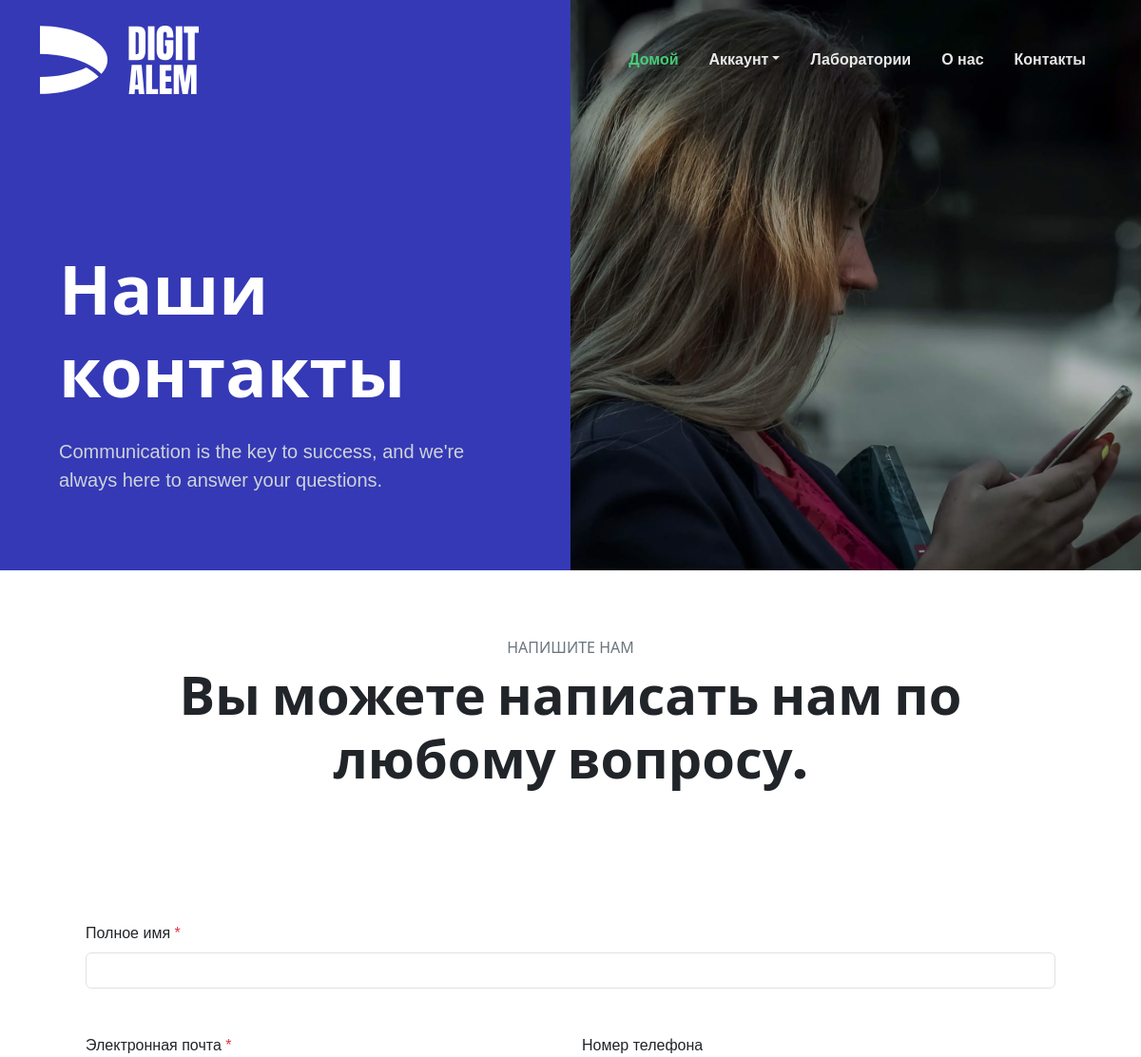
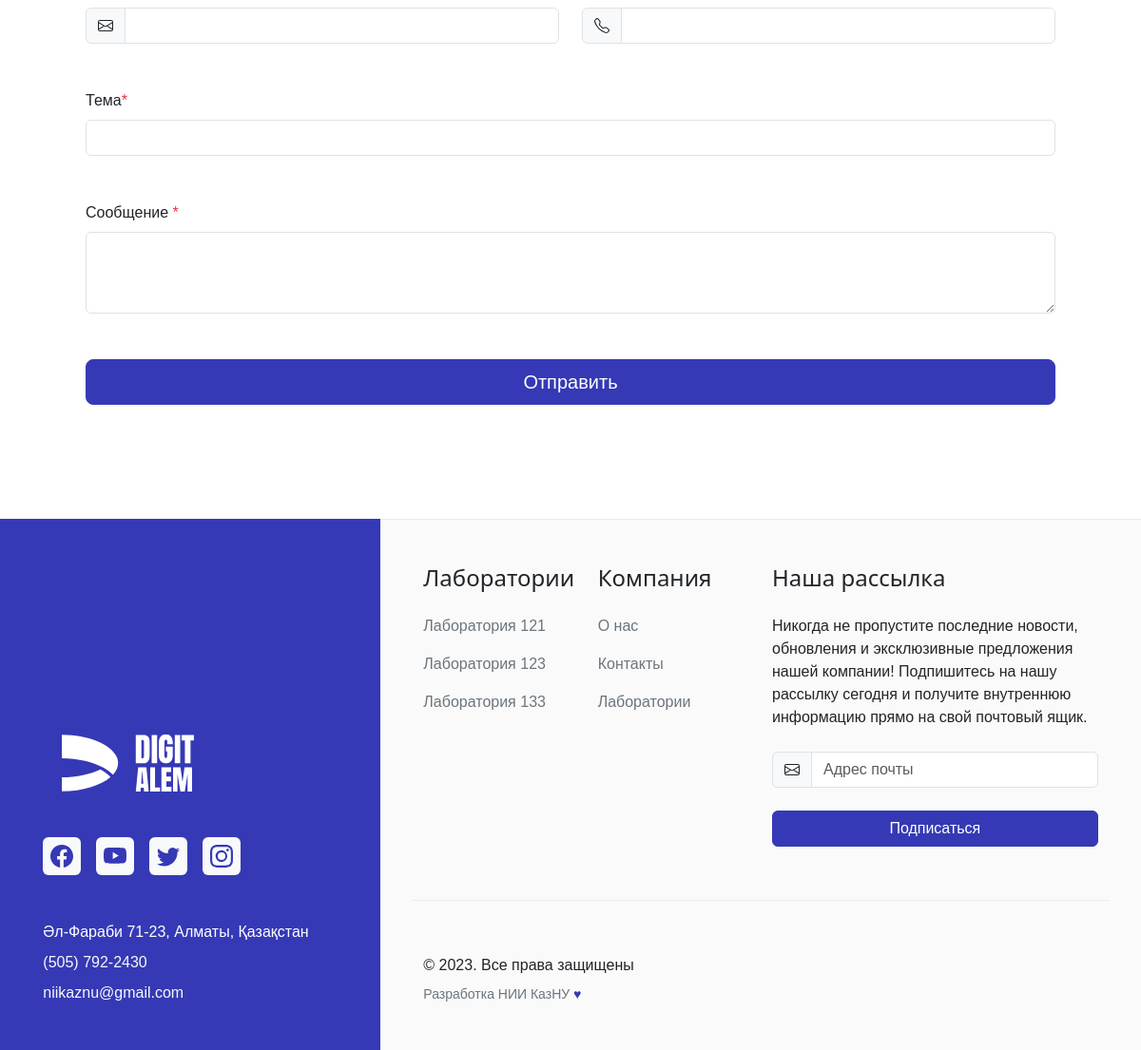
Screenshot of /contacts with the database file from the repository (2 pictures, top to bottom).
### digitapp/models.py (models this page shows, shortened)
class Lab(models.Model):
    name = models.CharField(max_length=100)
    description = models.TextField()
    fields = models.ManyToManyField('Field', related_name='lab')
    image = models.ImageField()
    slug = models.SlugField(max_length=100, unique=True, db_index=True, blank=True)

### digitapp/views.py (the view)
# urls.py: path('contacts', contacts, name='contacts'),
def contacts(request):
    return render(request, 'contacts.html')

### digitapp/context_processors.py (called while the page is built)
def labs(request):
    return {'labs': Lab.objects.all()}

### digitapp/templates/contacts.html (shortened to what this page needs)
{% extends 'base.html' %}
{% load static %}
{% block nav %}
<section class="bg-primary" data-bs-theme="dark">
    <div class="container-fluid overflow-hidden">
      <div class="row">
        <div class="col-12 col-md-6 order-1 order-md-0 align-self-md-end">
          <div class="row py-3 py-sm-5 py-xl-9 bsb-section-mt-md-1 justify-content-sm-center">
            <div class="col-12 col-sm-10">
              <h1 class="display-2 fw-bolder mb-4 text-white">Наши контакты</h1>
              <div class="row">
                <div class="col-12 col-xxl-8">
                  <p class="fs-5 mb-0 text-secondary">Communication is the key to success, and we're always here to answer your questions.</p>
                </div>
              </div>
            </div>
          </div>
        </div>
        <div class="col-12 col-md-6 p-0">
          <figure class="bsb-overlay-figure w-100 h-100 m-0" style="--bsb-overlay-figure-opacity: .3">
            <img class="img-fluid w-100 h-100 object-fit-cover" loading="lazy" src="{% static 'assets/img/hero/contact-img-1.webp' %}" alt="">
          </figure>
        </div>
      </div>
    </div>
  </section>
{% endblock nav %}
{% block main %}
    <section class="py-5 py-xl-8 bsb-section-py-xxl-1">
        <div class="container mb-5 mb-md-6 mb-xl-10">
          <div class="row justify-content-md-center">
            <div class="col-12 col-md-10 text-center">
              <h3 class="fs-6 text-secondary mb-2 text-uppercase">Напишите нам</h3>
              <h2 class="display-4 fw-bold mb-0">Вы можете написать нам по любому вопросу.</h2>
            </div>
          </div>
        </div>
        <div class="container overflow-hidden">
          <div class="row gy-4 gy-md-0 gx-xxl-5">
            <form action="{% url 'contact_form' %}" method="POST">
                <div class="row gy-4 gy-xl-5 p-4 p-xl-5">
                  <div class="col-12">
                    <label for="fullname" class="form-label">Полное имя <span class="text-danger">*</span></label>
                    <input type="text" class="form-control" id="fullname" name="fullname" value="" required>
                  </div>
                  <div class="col-12 col-md-6">
                    <label for="email" class="form-label">Электронная почта <span class="text-danger">*</span></label>
                    <div class="input-group">
                      <span class="input-group-text">
                      </span>
                      <input type="email" class="form-control" id="email" name="email" value="" required>
                    </div>
                  </div>
                  <div class="col-12 col-md-6">
                    <label for="phone" class="form-label">Номер телефона</label>
                    <div class="input-group">
                      <span class="input-group-text">
                      </span>
                      <input type="tel" class="form-control" id="phone" name="phone" value="">
                    </div>
                  </div>
                  <div class="col-12">
                    <label for="subject" class="form-label">Тема<span class="text-danger">*</span></label>
                    <input type="text" class="form-control" id="subject" name="subject" value="" required>
                  </div>
                  <div class="col-12">
                    <label for="message" class="form-label">Сообщение <span class="text-danger">*</span></label>
                    <textarea class="form-control" id="message" name="message" rows="3" required></textarea>
                  </div>
                  <div class="col-12">
                    <div class="d-grid">
                      <button class="btn btn-primary btn-lg" type="submit">Отправить</button>
                    </div>
                  </div>
                </div>
              </form>
          </div>
        </div>
    </section>
{% endblock main %}

### digitapp/templates/base.html (shortened to what this page needs)
{% load static %}
<!doctype html>
<html lang="ru">
<head>
  <link rel="stylesheet" href="{% static 'assets/css/palette-bsb.css' %}">
</head>
<body>
  <header id="header">
    <nav class="navbar navbar-expand-lg bsb-navbar bsb-navbar-hover bsb-navbar-caret bsb-tpl-navbar-float bsb-tpl-navbar-sticky" data-bs-theme="dark" data-bsb-stuck-bg="bg-primary" data-bsb-stuck-theme="dark">
      <div class="container">
        <a class="navbar-brand" href="{% url 'index' %}">
          <img src="{% static 'assets/img/branding/Logo_RGB_white.svg' %}" class="bsb-tpl-logo" alt="">
        </a>
        <div class="offcanvas offcanvas-end bg-primary" tabindex="-1" id="offcanvasNavbar" aria-labelledby="offcanvasNavbarLabel">
          <div class="offcanvas-body">
            <ul id="bsb-tpl-navbar" class="navbar-nav justify-content-end flex-grow-1">
              <li class="nav-item">
                <a class="nav-link active" aria-current="page" href="{% url 'index' %}">Домой</a>
              </li>
              <li class="nav-item dropdown" data-bs-theme="light">
                <a class="nav-link dropdown-toggle" href="#!" id="blogDropdown" role="button" data-bs-toggle="dropdown" aria-expanded="false">Аккаунт</a>
              </li>
              <li class="nav-item">
                <a class="nav-link" href="{% url 'how' %}">Лаборатории</a>
              </li>
              <li class="nav-item">
                <a class="nav-link" href="{% url 'about' %}">О нас</a>
              </li>
              <li class="nav-item">
                <a class="nav-link" href="{% url 'contacts' %}">Контакты</a>
              </li>
            </ul>
          </div>
        </div>
      </div>
    </nav>
    {% block nav %}
    {% endblock nav %}
  </header>
  {% block main %}
  {% endblock main %}
  <footer class="footer">
    <section>
      <div class="container-fluid">
        <div class="row">
          <div class="col-12 col-lg-4 bg-primary py-4 py-md-5 py-xxl-8">
            <div class="row h-100 align-items-end justify-content-center">
              <div class="col-12 col-md-11 col-xl-10">
                <div class="footer-logo-wrapper">
                  <a href="{% url 'index' %}">
                    <img src="{% static 'assets/img/branding/Logo_RGB_white.svg' %}" alt="" width="179" height="60">
                  </a>
                </div>
                <div class="social-media-wrapper mt-5">
                  <ul class="nav">
                    <li class="nav-item me-3">
                      <a class="nav-link link-primary p-2 bg-light rounded" href="#!">
                      </a>
                    </li>
                    <li class="nav-item me-3">
                      <a class="nav-link link-primary p-2 bg-light rounded" href="#!">
                      </a>
                    </li>
                    <li class="nav-item me-3">
                      <a class="nav-link link-primary p-2 bg-light rounded" href="#!">
                      </a>
                    </li>
                    <li class="nav-item">
                      <a class="nav-link link-primary p-2 bg-light rounded" href="#!">
                      </a>
                    </li>
                  </ul>
                </div>
                <div class="address-wrapper mt-5">
                  <address class="mb-2 text-white">Әл-Фараби 71-23, Алматы, Қазақстан</address>
                  <p class="mb-2">
                    <a class="link-light text-decoration-none" href="tel:+15057922430">(505) 792-2430</a>
                  </p>
                  <p class="mb-0">
                    <a class="link-light text-decoration-none" href="mailto:niikaznu@gmail.com">niikaznu@gmail.com</a>
                  </p>
                </div>
              </div>
            </div>
          </div>
          <div class="col-12 col-lg-8 bsb-tpl-bg-lotion border-top bsb-tpl-border-lg-cyan py-4 py-md-5 py-xxl-8">
            <div class="row justify-content-center">
              <div class="col-12 col-md-11 col-xxl-10">
                <div class="row gy-4 gy-sm-0">
                  <div class="col-6 col-sm-3">
                    <div class="widget">
                      <h4 class="widget-title mb-4">Лаборатории</h4>
                      <ul class="list-unstyled">
                        {% for lab in labs %}
                        <li class="mb-3">
                          <a href="{% url 'lab' lab.slug %}" class="link-secondary text-decoration-none">{{lab.name}}</a>
                        </li>
                        {% endfor %}
                      </ul>
                    </div>
                  </div>
                  <div class="col-6 col-sm-3">
                    <div class="widget">
                      <h4 class="widget-title mb-4">Компания</h4>
                      <ul class="list-unstyled">
                        <li class="mb-3">
                          <a href="{% url 'about' %}" class="link-secondary text-decoration-none">О нас</a>
                        </li>
                        <li class="mb-3">
                          <a href="{% url 'contacts' %}" class="link-secondary text-decoration-none">Контакты</a>
                        </li>
                        <li class="mb-3">
                          <a href="{% url 'how' %}" class="link-secondary text-decoration-none">Лаборатории</a>
                        </li>
                      </ul>
                    </div>
                  </div>
                  <div class="col-12 col-sm-6">
                    <div class="widget">
                      <h4 class="widget-title mb-4">Наша рассылка</h4>
                      <p class="mb-4">Никогда не пропустите последние новости, обновления и эксклюзивные предложения нашей компании! Подпишитесь на нашу рассылку сегодня и получите внутреннюю информацию прямо на свой почтовый ящик.</p>
                      <form action="{% url 'mailing_form' %}" method="POST">
                        <div class="row gy-4">
                          <div class="col-12">
                            <div class="input-group">
                              <span class="input-group-text" id="email-newsletter-addon">
                              </span>
                              <input type="email" name="email" class="form-control" id="email-newsletter" value="" placeholder="Адрес почты" aria-label="email-newsletter" aria-describedby="email-newsletter-addon" required>
                            </div>
                          </div>
                          <div class="col-12">
                            <div class="d-grid">
                              <button class="btn btn-primary" type="submit">Подписаться</button>
                            </div>
                          </div>
                        </div>
                      </form>
                    </div>
                  </div>
                </div>
                <div class="row mt-6 border-top border-light-subtle">
                  <div class="footer-copyright-wrapper mt-6">
                    &copy; 2023. Все права защищены
                  </div>
                  <div class="credits text-secondary mt-2 fs-7">
                    Разработка НИИ КазНУ <span class="text-primary">&#9829;</span>
                  </div>
                </div>
              </div>
            </div>
          </div>
        </div>
      </div>
    </section>
  </footer>
</body>
</html>

### rows the page displays
Lab: name "Лаборатория 121"
Lab: name "Лаборатория 123"
Lab: name "Лаборатория 133"
